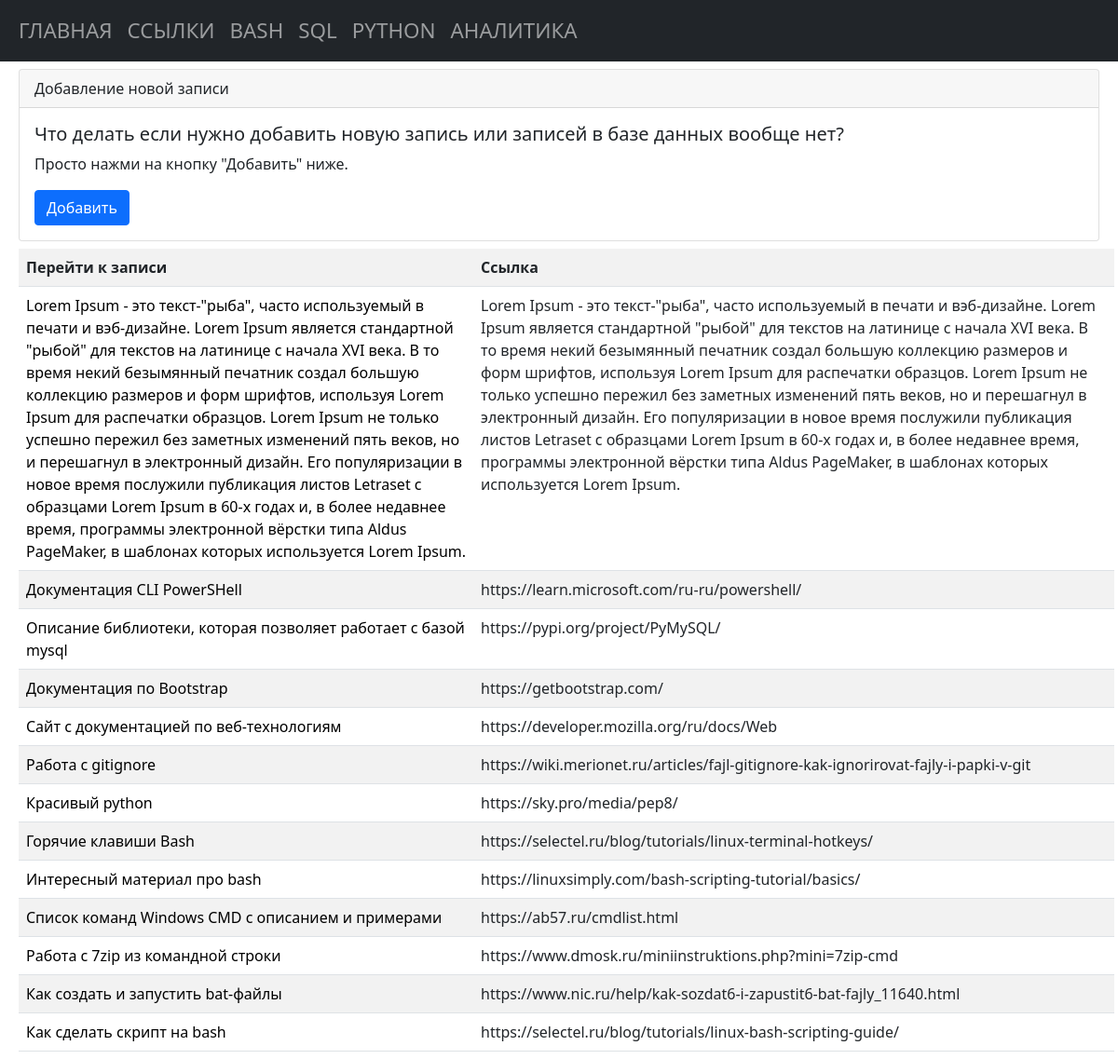
The app's page /links, older data.
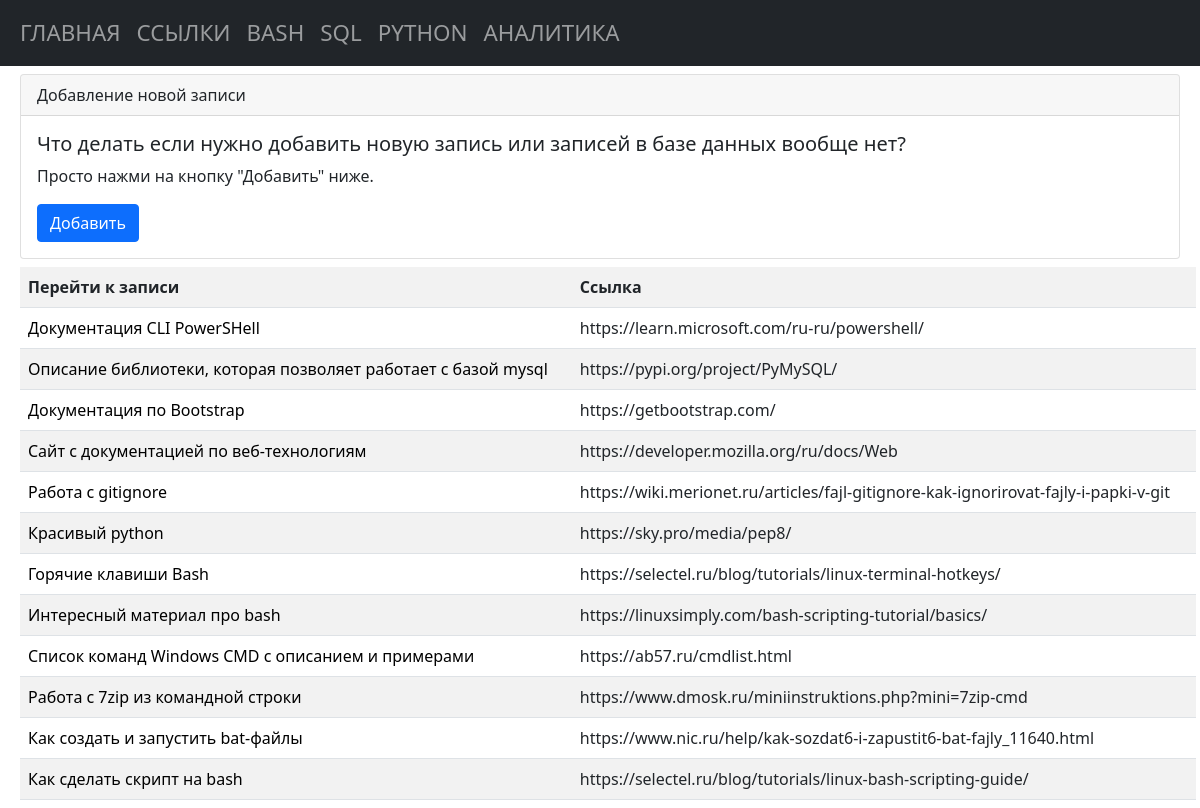
The same page, newer data.
### tables this page shows
CREATE TABLE "links"
(
    links_id      INTEGER
        primary key autoincrement,
    links_name    TEXT not null,
    links_command TEXT not null
, links_description TEXT);

### app.py (the view)
@app.route("/links")
def links_list_commands():
    conn = get_db_connection()
    links_list = conn.execute("SELECT * FROM links ORDER BY 1 DESC").fetchall()
    conn.close()
    return render_template("links/links_list_commands.html",
                           links_list=links_list,
                           )

### app.py (called while the page is built)
def get_db_connection():
    db_path = os.path.join(BASE_DIR, "database.db")
    conn = sqlite3.connect(db_path)
    conn.row_factory = sqlite3.Row
    return conn

### templates/links/links_list_commands.html
{% extends "base.html" %} {% block title %}Ссылки{% endblock %} {% block content %}
<div class="card m-2">
   <div class="card-header">
      Добавление новой записи
   </div>
   <div class="card-body">
      <h5 class="card-title">Что делать если нужно добавить новую запись или записей в базе данных вообще нет?</h5>
      <p class="card-text">Просто нажми на кнопку "Добавить" ниже.</p>
      <a class="btn btn-primary" href="{{ url_for('add_links_command') }}">Добавить</a>
   </div>
</div>
<table class="table table-striped  m-2">
   <tr>
      <th>Перейти к записи</th>
      <th>Ссылка</th>
   </tr>
   {% for links_list in links_list %}
   <tr>
      <td><a href="{{ url_for('get_post_links_command', links_id=links_list['links_id']) }}">{{ links_list['links_name'] }}</a></td>
      <td>{{ links_list['links_command'] }}</td>
   </tr>
   {% endfor %}
</table>
{% endblock %}

Row changes from the older to the newer data that the page shows:
removed links: links_name "Lorem Ipsum - это текст-\"рыба\", часто используемый в печати и вэб-дизайне. Lorem Ipsum является стандартной \"рыбой\" для текстов на латинице с начала XVI века. В то время некий безымянный печатник создал большую коллекцию размеров и форм шрифтов, используя Lorem Ipsum для распечатки образцов. Lorem Ipsum не только успешно пережил без заметных изменений пять веков, но и перешагнул в электронный дизайн. Его популяризации в новое время послужили публикация листов Letraset с образцами Lorem Ipsum в 60-х годах и, в более недавнее время, программы электронной вёрстки типа Aldus PageMaker, в шаблонах которых используется Lorem Ipsum.", links_command "Lorem Ipsum - это текст-\"рыба\", часто используемый в печати и вэб-дизайне. Lorem Ipsum является стандартной \"рыбой\" для текстов на латинице с начала XVI века. В то время некий безымянный печатник создал большую коллекцию размеров и форм шрифтов, используя Lorem Ipsum для распечатки образцов. Lorem Ipsum не только успешно пережил без заметных изменений пять веков, но и перешагнул в электронный дизайн. Его популяризации в новое время послужили публикация листов Letraset с образцами Lorem Ipsum в 60-х годах и, в более недавнее время, программы электронной вёрстки типа Aldus PageMaker, в шаблонах которых используется Lorem Ipsum."
